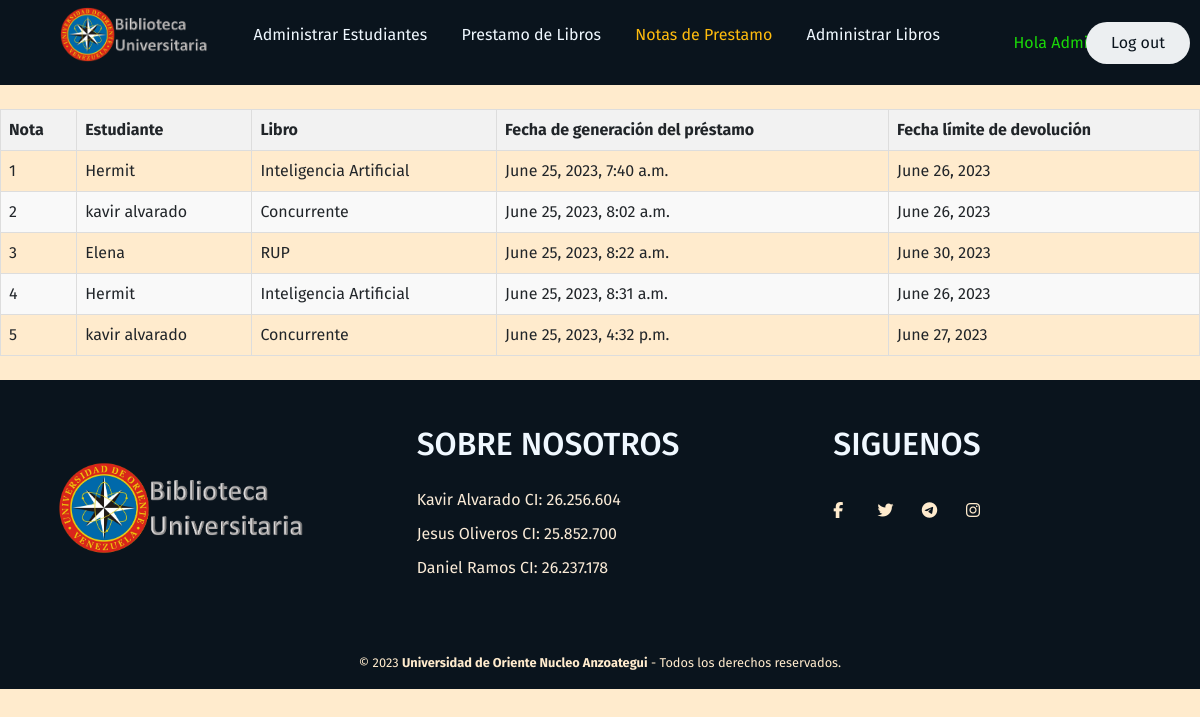
The app's page /notasprestamo/ (signed in), older data.
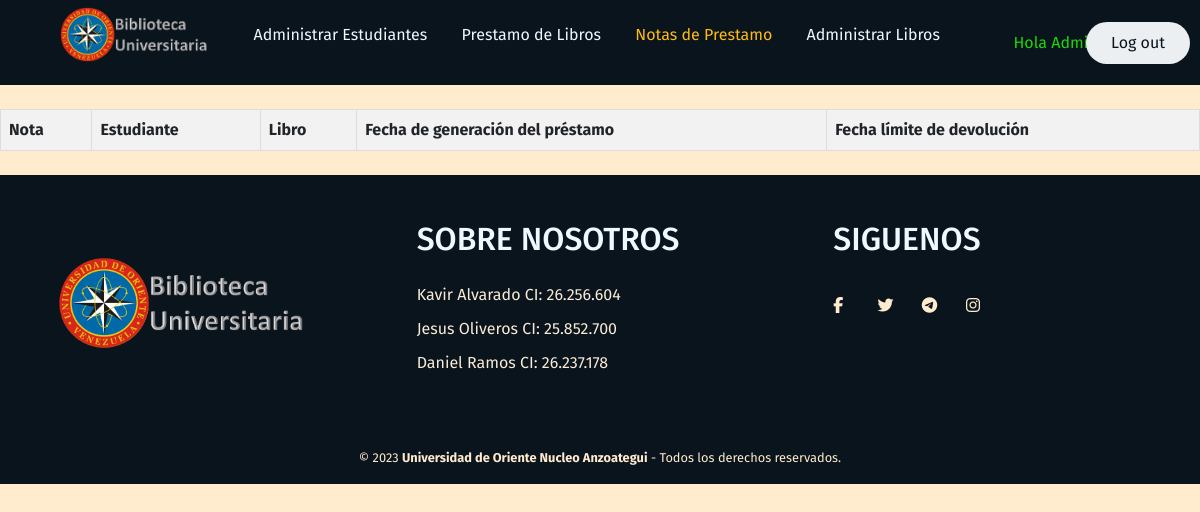
The same page, newer data.
### GenerarPrestamo/models.py (models this page shows, shortened)
class Prestamo(models.Model):
    nota = models.AutoField(primary_key=True, verbose_name="Nota de Prestamo")
    estudiante=models.ForeignKey(Estudiante, on_delete=models.CASCADE, verbose_name="Estudiante")
    libro=models.ForeignKey(Libro, on_delete=models.CASCADE, verbose_name="Libro")
    limite=models.DateField(verbose_name="Fecha límite de entrega")
    fecha=models.DateTimeField(auto_now_add=True)
    class Meta:
        verbose_name='prestamo'
        verbose_name_plural='prestamos'

### AdministrarEstudiantes/models.py (models this page shows)
class Estudiante(models.Model):# Creación de la tabla con el nombre Estudiante
    id = models.CharField(primary_key=True, max_length=20, verbose_name="CI del Estudiante")
    nombre=models.CharField(max_length=20, verbose_name="Nombre del Estudiante")
    email=models.EmailField(max_length=50, verbose_name="Correo Electrónico")
    direccion=models.CharField(max_length=50, verbose_name="Dirección del Estudiante")
    tfno=models.CharField(max_length=20, verbose_name="Número Telefónico")
    fecha=models.DateTimeField(auto_now_add=True, verbose_name="Fecha del Registro")# En este campo, con el auto_now_add se permitirá que la información del tiempo se genere automáticamente, por lo tanto no contará para el formulario al momento de agregar un estudiante
    def __str__(self):
        return self.nombre
    class Meta:
        verbose_name='estudiante'
        verbose_name_plural='estudiantes'

### AdministrarLibros/models.py (models this page shows)
class Libro(models.Model):# Tabla con el nombre Libro
    nombre=models.CharField(max_length=50, verbose_name="Nombre del Libro")
    id=models.CharField(max_length=30, verbose_name="ID del Libro", primary_key=True)
    autor=models.CharField(max_length=50, verbose_name="Autor del libro")
    tipo=models.CharField(max_length=15, verbose_name="Autor del libro")
    cantidad=models.IntegerField(verbose_name="Cantidad de copias")
    categoria=models.CharField(max_length=20, verbose_name="Categoria del Libro")
    fecha=models.DateTimeField(auto_now_add=True, verbose_name="Fecha del Ingreso")
    def __str__(self):
        return self.nombre
    class Meta:
        verbose_name='libro'
        verbose_name_plural='libros'

### NotasPrestamo/views.py (the view)
# urls.py: path('',views.notas_prestamo, name="NotasPrestamo"),
def notas_prestamo(request):
    notas=Prestamo.objects.all()
    return render(request, "notasprestamo/notasprestamo.html", {'notas':notas})

### NotasPrestamo/templates/notasprestamo/notasprestamo.html (shortened to what this page needs)
{% extends "base/base.html" %}
{% load static %}
{% block content %}
    <link href="{% static 'Biblioteca/bootstrap.min.css' %}" rel="stylesheet">
    <link rel="stylesheet" href="{% static 'Biblioteca/css/StylesBase.css' %}">
    <head>
        <link rel="stylesheet" href="{% static 'Biblioteca/css/StylesTable.css' %}">
    </head>
    {% if user.is_authenticated %}
        <table style="margin: auto;">
            <thead>
                <tr>
                    <th>Nota</th>
                    <th>Estudiante</th>
                    <th>Libro</th>
                    <th>Fecha de generación del préstamo</th>
                    <th>Fecha límite de devolución</th>
                </tr>
            </thead>
            <tbody>
                {% for nota in notas %}
                    <tr>
                        <td>{{nota.nota}}</td>
                        <td>{{nota.estudiante}}</td>
                        <td>{{nota.libro}}</td>
                        <td>{{nota.fecha}}</td>
                        <td>{{nota.limite}}</td>
                    </tr>
                {% endfor %}
            </tbody>
        </table>
    {% else %}
        <h3 style="text-align: center">Perdone pero debe logearse</h3>
    {% endif %}
{% endblock %}

### Home/templates/base/base.html (shortened to what this page needs)
<!DOCTYPE html>
<html>
    <head>
        {% load static %}
        <link rel="stylesheet" href="{% static 'Biblioteca/css/StylesBase.css' %}">
    </head>
    <body>
        <header>
            <div class="h-de-pagina">
                <div style="text-align: left; margin-right: -50px;" class="logo">
                    <figure>
                        <a href="{% url 'Home' %}">
                            <img src="{% static 'Biblioteca/imgprojts/Logo.png' %}" alt="Logo UDO">
                        </a>
                    </figure>
                </div>
                <nav  style="text-align: center; margin-right: 20px;">
                    <ul class="nav-links">
                        <li><a class="{% if request.path == '/administrarestudiantes/' %}active{% endif %}" href="{% url 'AdministrarEstudiantes' %}">Administrar Estudiantes</a></li>
                        <li><a class="{% if request.path == '/generarprestamo/' %}active{% endif %}" href="{% url 'GenerarPrestamo' %}">Prestamo de Libros</a></li>
                        <li><a class="{% if request.path == '/notasprestamo/' %}active{% endif %}" href="{% url 'NotasPrestamo' %}">Notas de Prestamo</a></li>
                        <li><a class="{% if request.path == '/administrarlibros/' %}active{% endif %}" href="{% url 'AdministrarLibros' %}">Administrar Libros</a></li>
                    </ul>
                </nav>
                {% if user.is_authenticated %}
                    <div style="text-align: right; margin-right: -50px;"><a style="color: rgb(26, 216, 8);">Hola {{user.username}}</a></div>
                    <div style="text-align: right; margin-right: -50px;"><a href="{% url 'Logout' %}" class="sesion"><button>Log out</button></a></div>
                {% else %}
                    <div style="text-align: right; margin-right: -70px;"><a href="{% url 'Login' %}" class="sesion"><button>Login</button></a></div>
                    <div style="text-align: right; margin-right: -20px;"><a href="{% url 'SignUp' %}" class="sesion"><button>Sign Up</button></a></div>
                {% endif %}
        </header>
        <div>
            {% block content %}
            {% endblock %}
        </div>
        <footer class="pie-de-pagina">
            <div class="case-one">
                <div class="box">
                    <figure>
                        <a href="#">
                            <img src="{% static 'Biblioteca/imgprojts/Logo.png' %}" alt="Logo UDO">
                        </a>
                    </figure>
                </div>
                <div class="box">
                    <h2>SOBRE NOSOTROS</h2>
                    <p>Kavir Alvarado CI: 26.256.604</p>
                    <p>Jesus Oliveros CI: 25.852.700</p>
                    <p>Daniel Ramos CI: 26.237.178</p>
                </div>
                <div class="box">
                    <h2>SIGUENOS</h2>
                    <div class="redes">
                        <a href="#" class="fa fa-facebook"></a>
                        <a href="#" class="fa fa-twitter"></a>
                        <a href="#" class="fa fa-telegram"></a>
                        <a href="#" class="fa fa-instagram"></a>
                    </div>
                </div>
            </div>
            <div class="case-two">
                <small>&copy; 2023 <b>Universidad de Oriente Nucleo Anzoategui</b> - Todos los derechos reservados.</small>
            </div>
        </footer>
    </body>
</html>

### Home/static/Biblioteca/css/StylesBase.css (style rules this page uses)
* { margin: 0; padding: 1; box-sizing: border-box; font-family: 'Fira Sans', sans-serif; }
body { background-color: blanchedalmond; }
.h-de-pagina { width: 100%; background-color: #0a141d; margin: auto; display: flex; justify-content: space-between; align-items:center; height: 85px; padding: 10px 5%; }
.h-de-pagina .logo figure { width: 100%; height: 100%; }
.h-de-pagina .logo figure img { width: 150px; transition: all 0.3s; }
.h-de-pagina .nav-links { list-style: none; }
.h-de-pagina .nav-links li { display: inline-block; padding: 0 15px; }
.h-de-pagina .nav-links li a { text-decoration: none; color: aliceblue; }
.h-de-pagina .nav-links li a.active { color: #ffbc0e; }
.h-de-pagina .sesion button { font-size: 500; color: #0a141d; padding: 9px 25px; background: #eceff1; border: none; border-radius: 40px; transition: all 0.12s ease 0s; }
.pie-de-pagina { width: 100%; background-color: #0a141d; }
.pie-de-pagina .case-one { width: 100%; max-width: 1200px; margin: auto; display: grid; grid-template-columns: repeat(3, 1fr); grid-gap: 50px; padding: 45px 0px; }
.pie-de-pagina .case-one .box figure { width: 100%; height: 100%; display: flex; justify-content: center; align-items: center; }
.pie-de-pagina .case-one .box figure img { width: 250px; }
.pie-de-pagina .case-one .box h2 { color: aliceblue; margin-bottom: 25px; }
.pie-de-pagina .case-one .box p { color: antiquewhite; margin-bottom: 10px; }
.pie-de-pagina .case-one .box .redes a { display: inline-block; text-decoration: none; width: 30px; height: 30px; line-height: 45px; color: blanchedalmond; margin-right: 10px; transition: all 300ms ease; }
.pie-de-pagina .case-two { padding: 15px 10px; text-align: center; }
.pie-de-pagina .case-two small { color: blanchedalmond; justify-content: center; }

### Home/static/Biblioteca/css/StylesTable.css (style rules this page uses)
table { border-collapse: collapse; width: 100%; }
th, td { border: 1px solid #ddd; padding: 8px; }
th { background-color: #f2f2f2; }

Row changes from the older to the newer data that the page shows:
removed Prestamo: nota "1", estudiante "Hermit", libro "Inteligencia Artificial", fecha "June 25, 2023, 7:40 a.m.", limite "June 26, 2023"
removed Prestamo: nota "2", estudiante "kavir alvarado", libro "Concurrente", fecha "June 25, 2023, 8:02 a.m.", limite "June 26, 2023"
removed Prestamo: nota "3", estudiante "Elena", libro "RUP", fecha "June 25, 2023, 8:22 a.m.", limite "June 30, 2023"
removed Prestamo: nota "4", estudiante "Hermit", libro "Inteligencia Artificial", fecha "June 25, 2023, 8:31 a.m.", limite "June 26, 2023"
removed Prestamo: nota "5", estudiante "kavir alvarado", libro "Concurrente", fecha "June 25, 2023, 4:32 p.m.", limite "June 27, 2023"
